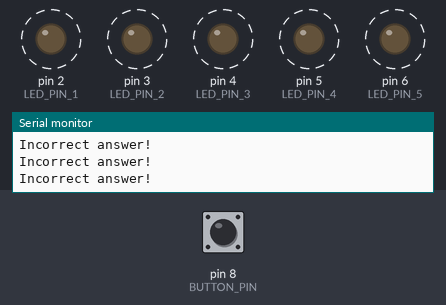
Bench run of a sketch on a simulated Arduino Uno, built with avr-gcc and run on an emulated ATmega328P. Parts: output pins drawn as LEDs (lit = HIGH), the last lines printed to the serial monitor. Dashed ring = blinking. The inputs (shaded band) are chosen by the test bench; at power-on: pin 8 (BUTTON_PIN) HIGH. Random numbers use the default seed unless the sketch sets one.

Above: at 4.3 s.
4.4 s: pin 8 (BUTTON_PIN) pulled LOW for 1.85 s
At 5.3 s:
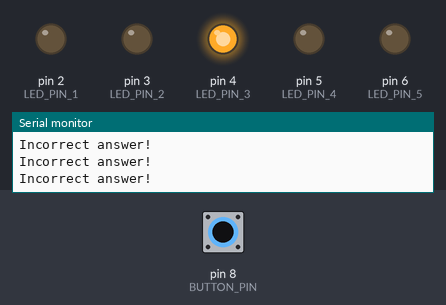
At 6.55 s:
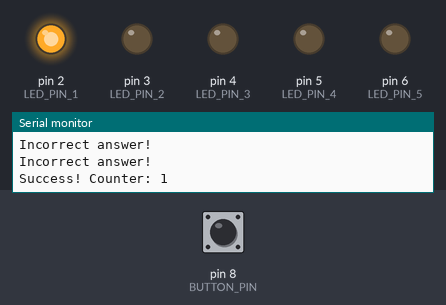
Timing chart, 0 to 13.9 s (numbered marks = the images above; inputs shaded):
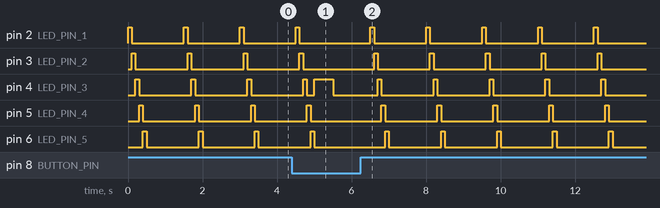

The sketch:

Task13E.ino
```cpp
/*
Similarities:
There are no similarities in the code
Differences:
ChatGPt does not use any for loops for intializing or blinking of the LEDs that would have shorten the code
ChatGPT created its own functin fo flashing the lights outside of main loop and just calls it inside (good- let the code look more tidy)

Did the AI generated code make any mistakes or
did it come up with some (partial) solutions that inspired you?
Chat Gpt implements a different way to not increase the success_counter, by "while (true); // Loop indefinitely, game over"
Solution inspired: partly yes of having some of the loops outside of main loop function as seperate functions

Did you have any difficulties
in making the AI engine write propper code?
The first try, it created more LED pins than needed, because it did not consider that pin 4 is the success LED. So it created single pin ports 8,9 as success and failure LED,
so it did not work as intended

*/


#define LED_PIN_1 2
#define LED_PIN_2 3
#define LED_PIN_3 4
#define LED_PIN_4 5
#define LED_PIN_5 6
#define BUTTON_PIN 8

#define SUCCESS_LED LED_PIN_3

int successCounter = 0;
const long interval = 500;

void setup() {
  pinMode(LED_PIN_1, OUTPUT);
  pinMode(LED_PIN_2, OUTPUT);
  pinMode(LED_PIN_3, OUTPUT);
  pinMode(LED_PIN_4, OUTPUT);
  pinMode(LED_PIN_5, OUTPUT);
  pinMode(BUTTON_PIN, INPUT_PULLUP);

  pinMode(SUCCESS_LED, OUTPUT);

  Serial.begin(9600);
}

void loop() {
  flashLEDs();

  if (digitalRead(BUTTON_PIN) == LOW) {
    if (successCounter < 10) {
      if (successCounter == 8) {
        flashRandom();
      } else {
        digitalWrite(SUCCESS_LED, HIGH);
        delay(interval); // Blink success LED with a delay
        digitalWrite(SUCCESS_LED, LOW);
        successCounter++;
        Serial.println("Success! Counter: " + String(successCounter));
      }
    } else {
      Serial.println("Game Over! Success Counter reached 10.");
      while (true); // Loop indefinitely, game over
    }
  } else {
    digitalWrite(SUCCESS_LED, LOW);
    Serial.println("Incorrect answer!");
  }

  delay(1000);
}

void flashLEDs() {
  digitalWrite(LED_PIN_1, HIGH);
  delay(100);
  digitalWrite(LED_PIN_1, LOW);
  digitalWrite(LED_PIN_2, HIGH);
  delay(100);
  digitalWrite(LED_PIN_2, LOW);
  digitalWrite(LED_PIN_3, HIGH);
  delay(100);
  digitalWrite(LED_PIN_3, LOW);
  digitalWrite(LED_PIN_4, HIGH);
  delay(100);
  digitalWrite(LED_PIN_4, LOW);
  digitalWrite(LED_PIN_5, HIGH);
  delay(100);
  digitalWrite(LED_PIN_5, LOW);
}

void flashRandom() {
  for (int i = 0; i < 10; i++) {
    int randomLED = random(2, 7); // Random pin between 2 and 6
    digitalWrite(randomLED, HIGH);
    delay(100);
    digitalWrite(randomLED, LOW);
  }
}
```
